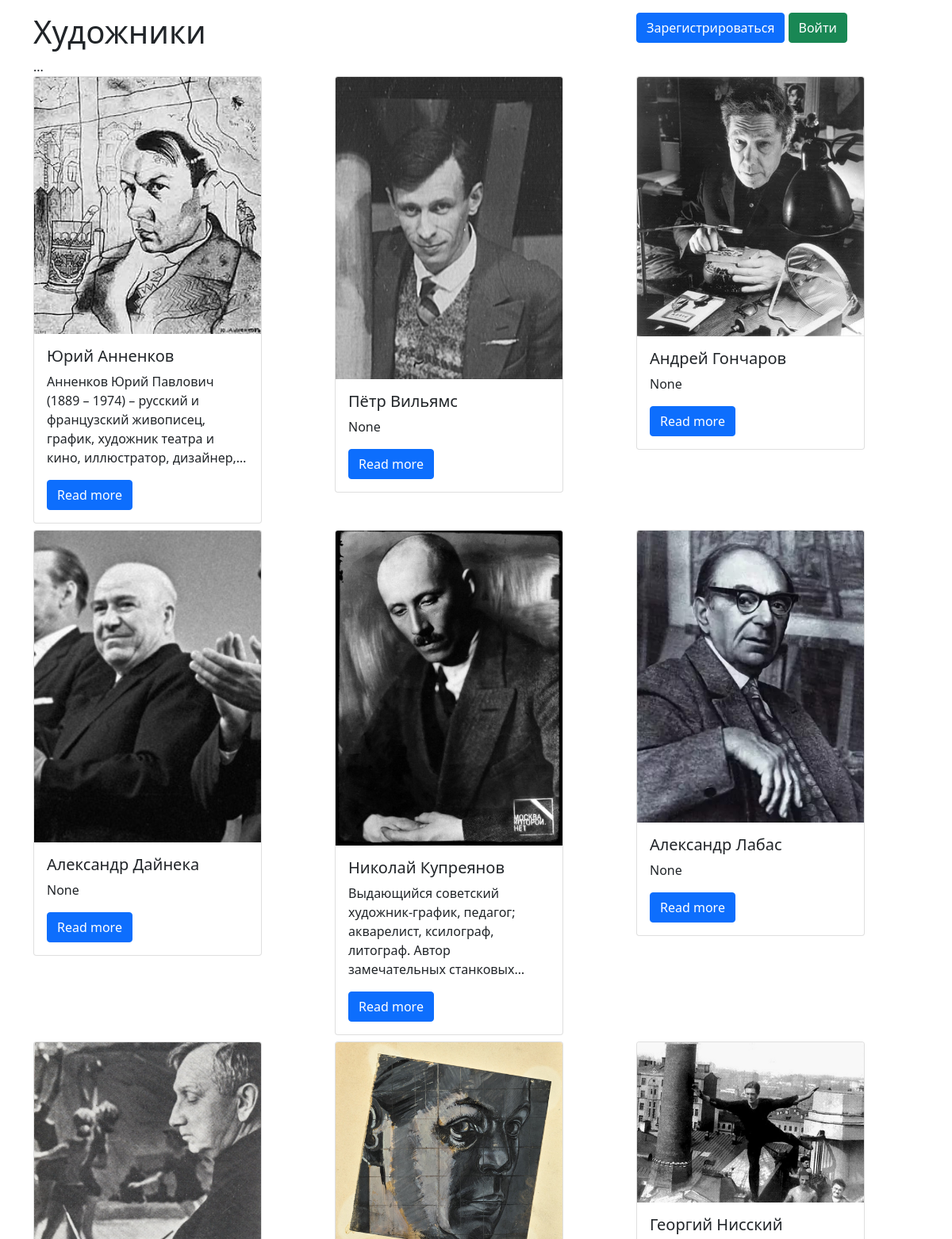
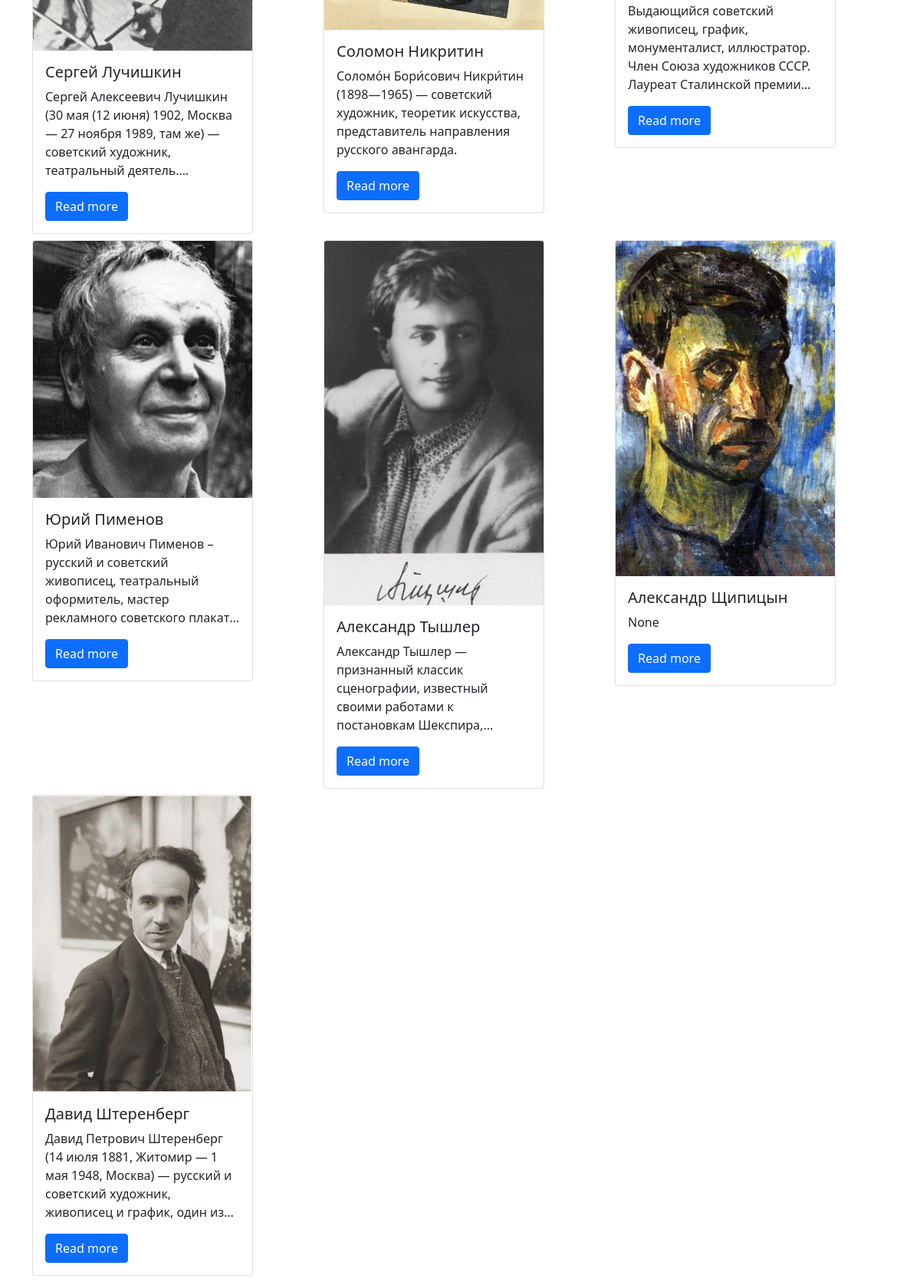
/artists, run on the app's committed database (2 pictures, top to bottom).
### data/artists.py (models this page shows, shortened)
class Artists(SqlAlchemyBase, SerializerMixin):
    __tablename__ = 'artists'
    id = sqlalchemy.Column(sqlalchemy.Integer, primary_key=True, autoincrement=True)
    name = sqlalchemy.Column(sqlalchemy.String, nullable=True)
    surname = sqlalchemy.Column(sqlalchemy.String, nullable=True)
    patronymic = sqlalchemy.Column(sqlalchemy.String, nullable=True)
    initial_text = sqlalchemy.Column(sqlalchemy.Text, nullable=True)
    pictures = orm.relation("Pictures", back_populates='artist')

### main.py (the view)
@app.route('/artists')
def cards():
    list_info = []
    db_sess = db_session.create_session()
    artists = db_sess.query(Artists).all()
    for artist in artists:
        list_info.append({
            'image': f'imgs/artists/photo/{artist.id}.jpg',
            'full_name': f'{artist.name} {artist.surname}',
            'info': artist.initial_text,
            'id': artist.id
        })
    return render_template('all_artists.html', artists=list_info)

### data/db_session.py (called while the page is built)
def create_session() -> Session:
    global __factory
    return __factory()

### templates/all_artists.html
{% extends "base.html" %}
{% block pagename %}<h1>Художники</h1>{% endblock %}
{% block content %}
<h>...</h>
<div class="row">
    {% for artist in artists %}
    <div class="col-4 mb-2">
        <div class="card" style="width: 18rem;">
            <img src="{{ url_for('static', filename=artist.image) }}" class="card-img-top">
            <div class="card-body">
                <h5 class="card-title">{{ artist.full_name }}</h5>
                <p class="card-text"
                   style="-webkit-line-clamp: 5; display: -webkit-box; -webkit-box-orient: vertical; overflow: hidden;">
                    {{ artist.info }}</p>
                <a href="/artist/{{ artist.id }}" class="btn btn-primary">Read more</a>
            </div>
        </div>
    </div>
    {% endfor %}
</div>
{% endblock %}

### templates/base.html (shortened to what this page needs)
<!DOCTYPE html>
<html lang="en">
<head>
    <link rel="stylesheet"
          href="https://cdn.jsdelivr.net/npm/bootstrap@5.0.0-beta1/dist/css/bootstrap.min.css"
>
</head>
<body>
<div class="container mt-3">
    <div class="row">
        <div class="col">{% block pagename %} {% endblock %}</div>
        <div class="col-4">
            {% if current_user.is_authenticated %}
            <a class="navbar-brand" href="/logout">{{ current_user.name }}</a>
            {% else %}
            <p>
                <a class="btn btn-primary" href="/register">Зарегистрироваться</a>
                <a class="btn btn-success" href="/login">Войти</a>
            </p>
            {% endif %}
        </div>
    </div>
    {% block content %}
    {% endblock %}
</div>
</body>
</html>

### data on the page
Artists: shows a picture, full_name "Юрий Анненков", info "Анненков Юрий Павлович (1889 – 1974) – русский и французский живописец, график, художник театра и кино, иллюстратор,…"
Artists: shows a picture, full_name "Николай Купреянов", info "Выдающийся советский художник-график, педагог; акварелист, ксилограф, литограф. Автор замечательных…"
Artists: shows a picture, full_name "Сергей Лучишкин", info "Сергей Алексеевич Лучишкин (30 мая (12 июня) 1902, Москва — 27 ноября 1989, там же) — советский художник, театральный…"
Artists: shows a picture, full_name "Соломон Никритин", info "Соломо́н Бори́сович Никри́тин (1898—1965) — советский художник, теоретик искусства, представитель направления русского авангарда."
Artists: shows a picture, full_name "Георгий Нисский", info "Выдающийся советский живописец, график, монументалист, иллюстратор. Член Союза художников СССР. Лауреат Сталинской…"
Artists: shows a picture, full_name "Юрий Пименов", info "Юрий Иванович Пименов – русский и советский живописец, театральный оформитель, мастер рекламного советского…"
Artists: shows a picture, full_name "Александр Тышлер", info "Александр Тышлер — признанный классик сценографии, известный своими работами к постановкам…"
Artists: shows a picture, full_name "Давид Штеренберг", info "Давид Петрович Штеренберг (14 июля 1881, Житомир — 1 мая 1948, Москва) — русский и советский художник, живописец и график, один…"

### other printed values
{{ artist.full_name }} "Пётр Вильямс" "Андрей Гончаров" "Александр Дайнека" "Александр Лабас" "Александр Щипицын"
{{ artist.info }} "None" "None" "None" "None" "None"
